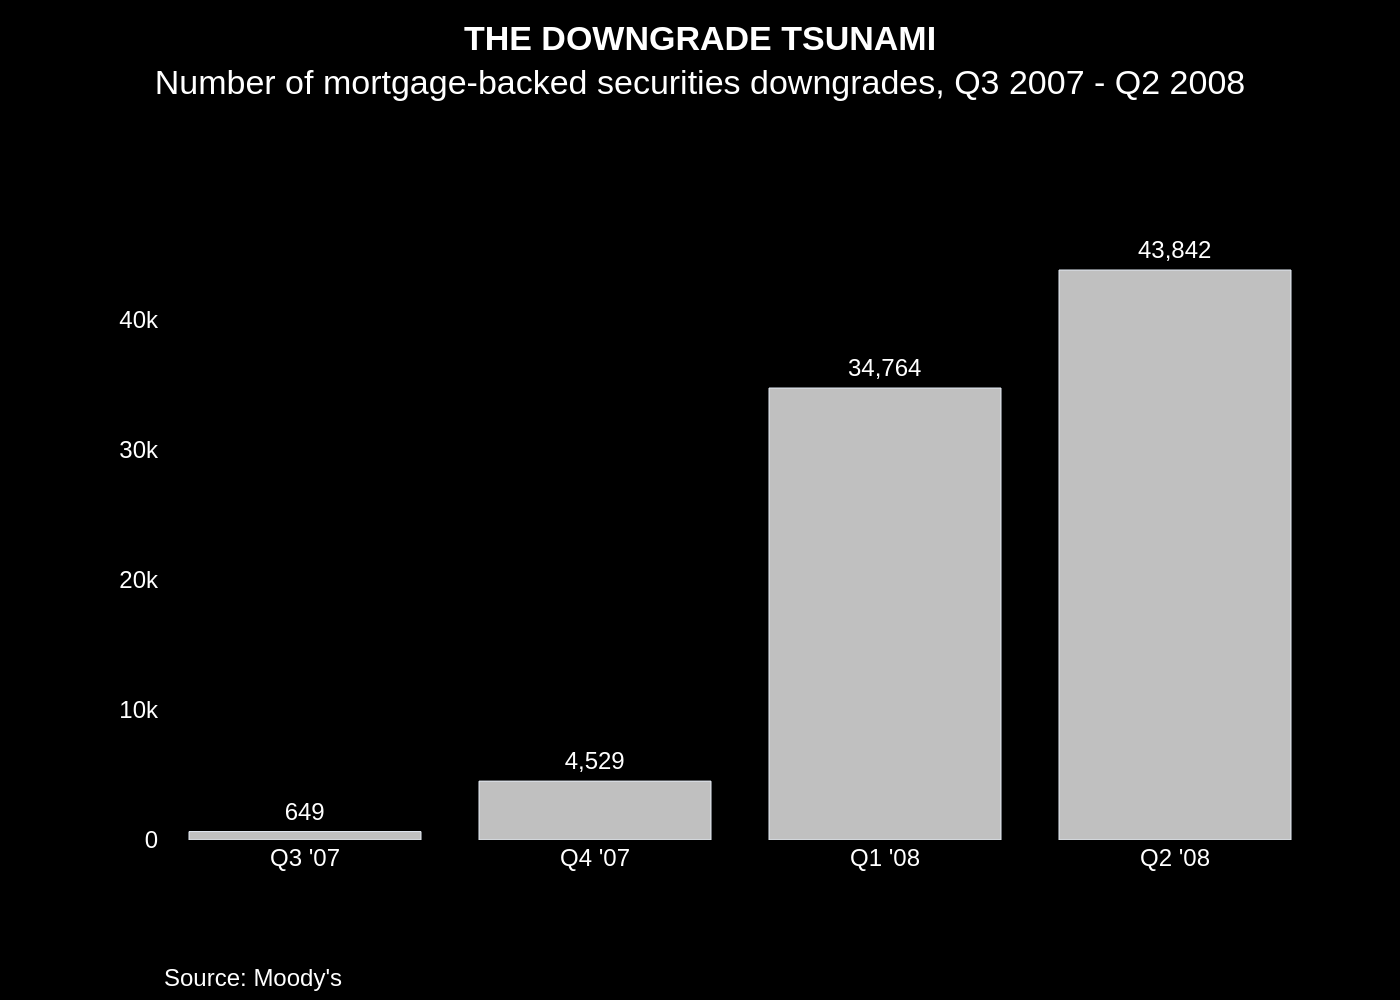

Recreate this plot in Python.
import sys
import json
import os
import plotly.graph_objects as go

# Verify that the correct number of command-line arguments is provided.
if len(sys.argv) != 2:
    print("Usage: python create_chart.py <path_to_json_file>")
    sys.exit(1)

json_path = sys.argv[1]

# Ensure the specified JSON file exists.
if not os.path.exists(json_path):
    print(f"Error: File not found at {json_path}")
    sys.exit(1)

# Read and parse the JSON file.
try:
    with open(json_path, 'r', encoding='utf-8') as f:
        chart_info = json.load(f)
except json.JSONDecodeError:
    print(f"Error: Invalid JSON format in {json_path}")
    sys.exit(1)

# Extract data structures from the parsed JSON.
chart_data = chart_info.get('chart_data', [])
texts = chart_info.get('texts', {})
colors = chart_info.get('colors', [])

# Prepare data for Plotly traces.
categories = [d.get('category') for d in chart_data]
values = [d.get('value') for d in chart_data]

# Create the main figure object.
fig = go.Figure()

# Add the bar chart trace.
fig.add_trace(go.Bar(
    x=categories,
    y=values,
    marker_color=colors[0] if colors else None,
    text=[f"{v:,}" for v in values],
    textposition='outside',
    cliponaxis=False  # Allows text to render outside the plot area.
))

# Format the title string using HTML for multi-line support.
title_text = f"<b>{texts.get('title', '')}</b>"
if texts.get('subtitle'):
    title_text += f"<br>{texts.get('subtitle')}"

# Apply comprehensive layout settings.
fig.update_layout(
    title=dict(
        text=title_text,
        x=0.5,
        y=0.95,
        xanchor='center',
        yanchor='top'
    ),
    font=dict(
        family="Arial",
        color="white"
    ),
    plot_bgcolor='black',
    paper_bgcolor='black',
    showlegend=False,
    xaxis=dict(
        title_text=texts.get('x_axis_title'),
        showgrid=False,
        zeroline=False,
        showline=False,
        tickfont=dict(color='white')
    ),
    yaxis=dict(
        title_text=texts.get('y_axis_title'),
        showgrid=False,
        zeroline=False,
        showline=False,
        showticklabels=True,  # Show Y-axis ticks for scale context.
        tickfont=dict(color='white')
    ),
    margin=dict(t=120, b=80, l=80, r=40),
    annotations=[
        dict(
            text=texts.get('source'),
            showarrow=False,
            xref="paper", yref="paper",
            x=0, y=-0.2,
            xanchor='left', yanchor='top',
            align='left',
            font=dict(size=12, color="white")
        )
    ]
)

# Update trace-specific properties like text font.
fig.update_traces(textfont=dict(color='white'))

# Determine the output filename from the input JSON path.
filename_base = os.path.basename(json_path).rsplit('.', 1)[0]
output_filename = f"{filename_base}.png"

# Save the generated chart to a high-resolution PNG file.
fig.write_image(output_filename, scale=2)

print(f"Chart saved to {output_filename}")
